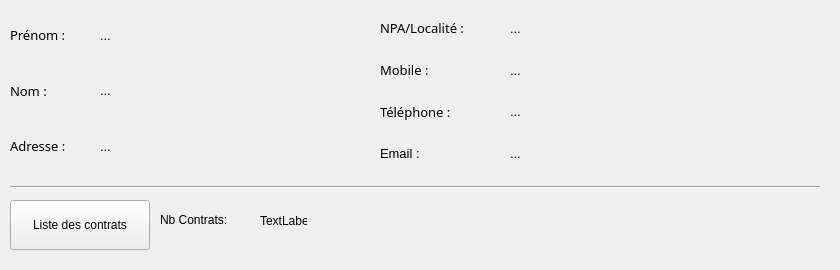
<?xml version="1.0" encoding="UTF-8"?>
<ui version="4.0">
 <class>Detail</class>
 <widget class="QMainWindow" name="Detail">
  <property name="geometry">
   <rect>
    <x>0</x>
    <y>0</y>
    <width>840</width>
    <height>270</height>
   </rect>
  </property>
  <property name="windowTitle">
   <string>Detail Customer</string>
  </property>
  <widget class="QWidget" name="centralwidget">
   <widget class="QWidget" name="verticalLayoutWidget">
    <property name="geometry">
     <rect>
      <x>10</x>
      <y>10</y>
      <width>81</width>
      <height>161</height>
     </rect>
    </property>
    <property name="font">
     <font>
      <pointsize>10</pointsize>
     </font>
    </property>
    <layout class="QVBoxLayout" name="verticalLayout">
     <item>
      <widget class="QLabel" name="label_2">
       <property name="font">
        <font>
         <family>Arial Black</family>
         <pointsize>10</pointsize>
         <weight>10</weight>
         <italic>false</italic>
         <bold>false</bold>
        </font>
       </property>
       <property name="styleSheet">
        <string notr="true">font: 87 10pt &quot;Arial Black&quot;;</string>
       </property>
       <property name="text">
        <string>Prénom :</string>
       </property>
      </widget>
     </item>
     <item>
      <widget class="QLabel" name="label_3">
       <property name="font">
        <font>
         <family>Arial Black</family>
         <pointsize>10</pointsize>
         <weight>10</weight>
         <italic>false</italic>
         <bold>false</bold>
        </font>
       </property>
       <property name="styleSheet">
        <string notr="true">font: 87 10pt &quot;Arial Black&quot;;</string>
       </property>
       <property name="text">
        <string>Nom :</string>
       </property>
      </widget>
     </item>
     <item>
      <widget class="QLabel" name="label_4">
       <property name="font">
        <font>
         <family>Arial Black</family>
         <pointsize>10</pointsize>
         <weight>10</weight>
         <italic>false</italic>
         <bold>false</bold>
        </font>
       </property>
       <property name="styleSheet">
        <string notr="true">font: 87 10pt &quot;Arial Black&quot;;</string>
       </property>
       <property name="text">
        <string>Adresse :</string>
       </property>
      </widget>
     </item>
    </layout>
   </widget>
   <widget class="QWidget" name="verticalLayoutWidget_2">
    <property name="geometry">
     <rect>
      <x>100</x>
      <y>10</y>
      <width>271</width>
      <height>161</height>
     </rect>
    </property>
    <layout class="QVBoxLayout" name="verticalLayout_2">
     <item>
      <widget class="QLabel" name="lblPrenom">
       <property name="font">
        <font>
         <pointsize>10</pointsize>
        </font>
       </property>
       <property name="text">
        <string>...</string>
       </property>
      </widget>
     </item>
     <item>
      <widget class="QLabel" name="lblNom">
       <property name="font">
        <font>
         <pointsize>10</pointsize>
        </font>
       </property>
       <property name="text">
        <string>...</string>
       </property>
      </widget>
     </item>
     <item>
      <widget class="QLabel" name="lblAdresse">
       <property name="font">
        <font>
         <pointsize>10</pointsize>
        </font>
       </property>
       <property name="text">
        <string>...</string>
       </property>
      </widget>
     </item>
    </layout>
   </widget>
   <widget class="QWidget" name="verticalLayoutWidget_3">
    <property name="geometry">
     <rect>
      <x>380</x>
      <y>10</y>
      <width>121</width>
      <height>161</height>
     </rect>
    </property>
    <property name="font">
     <font>
      <pointsize>10</pointsize>
     </font>
    </property>
    <layout class="QVBoxLayout" name="verticalLayout_3">
     <item>
      <widget class="QLabel" name="label_8">
       <property name="font">
        <font>
         <family>Arial Black</family>
         <pointsize>10</pointsize>
         <weight>10</weight>
         <italic>false</italic>
         <bold>false</bold>
        </font>
       </property>
       <property name="styleSheet">
        <string notr="true">font: 87 10pt &quot;Arial Black&quot;;</string>
       </property>
       <property name="text">
        <string>NPA/Localité :</string>
       </property>
      </widget>
     </item>
     <item>
      <widget class="QLabel" name="label_9">
       <property name="font">
        <font>
         <family>Arial Black</family>
         <pointsize>10</pointsize>
         <weight>10</weight>
         <italic>false</italic>
         <bold>false</bold>
        </font>
       </property>
       <property name="styleSheet">
        <string notr="true">font: 87 10pt &quot;Arial Black&quot;;</string>
       </property>
       <property name="text">
        <string>Mobile :</string>
       </property>
      </widget>
     </item>
     <item>
      <widget class="QLabel" name="label_10">
       <property name="font">
        <font>
         <family>Arial Black</family>
         <pointsize>10</pointsize>
         <weight>10</weight>
         <italic>false</italic>
         <bold>false</bold>
        </font>
       </property>
       <property name="styleSheet">
        <string notr="true">font: 87 10pt &quot;Arial Black&quot;;</string>
       </property>
       <property name="text">
        <string>Téléphone :</string>
       </property>
      </widget>
     </item>
     <item>
      <widget class="QLabel" name="label_14">
       <property name="styleSheet">
        <string notr="true">font: 87 10pt &quot;Arial Black&quot;;</string>
       </property>
       <property name="text">
        <string>Email :</string>
       </property>
      </widget>
     </item>
    </layout>
   </widget>
   <widget class="QWidget" name="verticalLayoutWidget_4">
    <property name="geometry">
     <rect>
      <x>510</x>
      <y>10</y>
      <width>311</width>
      <height>161</height>
     </rect>
    </property>
    <layout class="QVBoxLayout" name="verticalLayout_4">
     <item>
      <widget class="QLabel" name="lblNPA">
       <property name="font">
        <font>
         <pointsize>10</pointsize>
        </font>
       </property>
       <property name="text">
        <string>...</string>
       </property>
      </widget>
     </item>
     <item>
      <widget class="QLabel" name="lblNumero">
       <property name="font">
        <font>
         <pointsize>10</pointsize>
        </font>
       </property>
       <property name="text">
        <string>...</string>
       </property>
      </widget>
     </item>
     <item>
      <widget class="QLabel" name="lblTelephone">
       <property name="font">
        <font>
         <pointsize>10</pointsize>
        </font>
       </property>
       <property name="text">
        <string>...</string>
       </property>
      </widget>
     </item>
     <item>
      <widget class="QLabel" name="lblEmail">
       <property name="font">
        <font>
         <pointsize>10</pointsize>
        </font>
       </property>
       <property name="text">
        <string>...</string>
       </property>
      </widget>
     </item>
    </layout>
   </widget>
   <widget class="QPushButton" name="btnContracts">
    <property name="geometry">
     <rect>
      <x>10</x>
      <y>200</y>
      <width>140</width>
      <height>50</height>
     </rect>
    </property>
    <property name="text">
     <string>Liste des contrats</string>
    </property>
    <property name="checkable">
     <bool>false</bool>
    </property>
   </widget>
   <widget class="Line" name="line">
    <property name="geometry">
     <rect>
      <x>10</x>
      <y>180</y>
      <width>810</width>
      <height>15</height>
     </rect>
    </property>
    <property name="orientation">
     <enum>Qt::Horizontal</enum>
    </property>
   </widget>
   <widget class="QLabel" name="lbl_nbContracts">
    <property name="geometry">
     <rect>
      <x>260</x>
      <y>214</y>
      <width>47</width>
      <height>13</height>
     </rect>
    </property>
    <property name="text">
     <string>TextLabel</string>
    </property>
   </widget>
   <widget class="QLabel" name="label_5">
    <property name="geometry">
     <rect>
      <x>160</x>
      <y>210</y>
      <width>111</width>
      <height>20</height>
     </rect>
    </property>
    <property name="styleSheet">
     <string notr="true">font: 87 10pt &quot;Arial Black&quot;;</string>
    </property>
    <property name="text">
     <string>Nb Contrats:</string>
    </property>
   </widget>
  </widget>
 </widget>
 <resources/>
 <connections/>
</ui>
